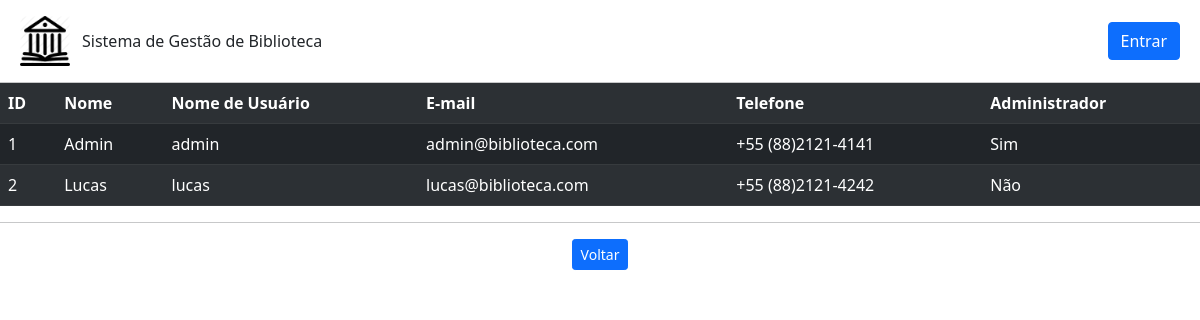
/usuario/listar, run on an earlier commit of the app's database.
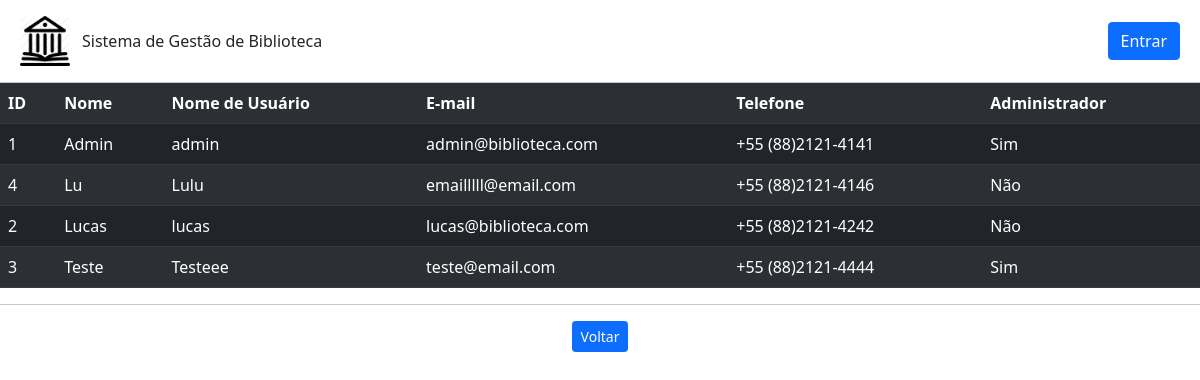
And on a later commit of the database.
### usuario.py (models this page shows)
class Usuario(db.Model):
    id = db.Column(db.Integer, primary_key=True)
    nome = db.Column(db.String(200), unique=False, nullable=False)
    username = db.Column(db.String(80), unique=True, nullable=False)
    email = db.Column(db.String(120), unique=True, nullable=False)
    telefone = db.Column(db.String(20),unique=False, nullable=False)
    senha = db.Column(db.String(80), unique=False, nullable=False)
    admin = db.Column(db.Boolean(), default=False)
    emprestimo = db.relationship('Emprestimo', backref='usuario', lazy=True)

### app.py (the view)
@app.route('/usuario/listar')
def listar_usuarios():
    usuarios = Usuario.query.order_by(Usuario.nome).all()
    return(render_template('usuarios.html', usuarios=usuarios))

### templates/usuarios.html (shortened to what this page needs)
{% extends "base.html" %}
{% block conteudo %}
<table class="table table-dark table-striped">
    <tr>
        <th>ID</th>
        <th>Nome</th>
        <th>Nome de Usuário</th>
        <th>E-mail</th>
        <th>Telefone</th>
        <th>Administrador</th>
    </tr>
    {% for usuario in usuarios %}
        <tr>
            <td>{{usuario.id}}</td>
            <td>{{usuario.nome}}</td>
            <td>{{usuario.username}}</td>
            <td>{{usuario.email}}</td>
            <td>{{usuario.telefone}}</td>
            {% if usuario.admin %}
                <td>Sim</td>
            {% else %}
                <td>Não</td>
            {% endif %}
        </tr>
    {% endfor %}
</table>
<hr>
    <div class="row text-center">
        <div class="col mr-1">
            <a class="btn btn-primary btn-sm" href="{{url_for('root')}}" role="button">Voltar</a>
        </div>
    </div>
{% endblock %}

What changed in the data, as far as the page shows it:
added Usuario: id "4", nome "Lu", username "Lulu", email "emailllll@email.com", telefone "+55 (88)2121-4146", admin "Não"
added Usuario: id "3", nome "Teste", username "Testeee", email "teste@email.com", telefone "+55 (88)2121-4444", admin "Sim"
